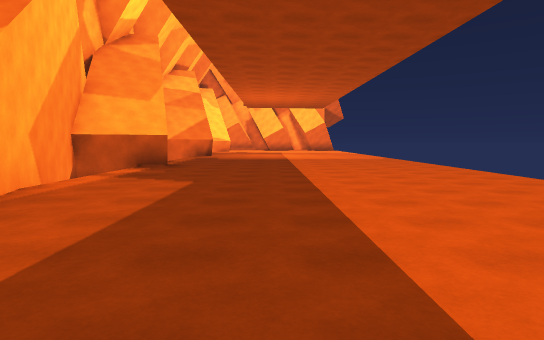
view 1 (above)

12 first-person views from a walk through a Unity game level. The camera is 1.4 m above the floor, tilts 4° down and sees 75° across. The floor is counted in squares, 2 m on a side. Each view is taken from the middle of a square. On the plan, view 1 faces up. The plan holds only what a view shows up to about 11 squares ahead; the rest is blank. The place goes on beyond the plan.

view 2
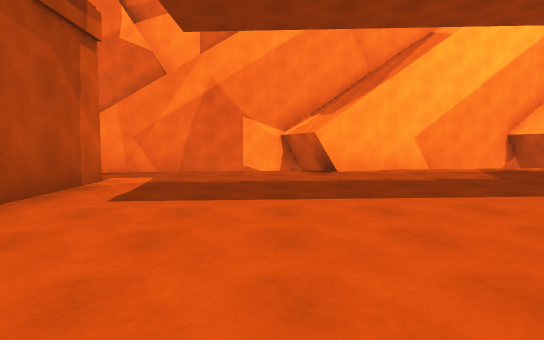

view 3
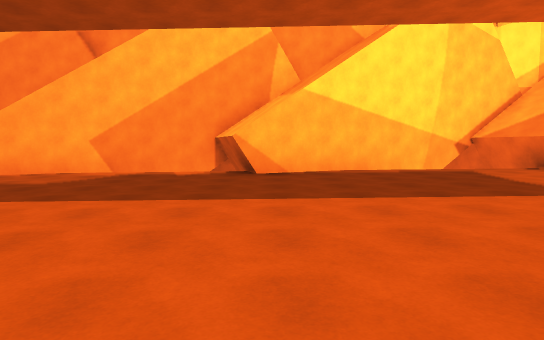

view 4
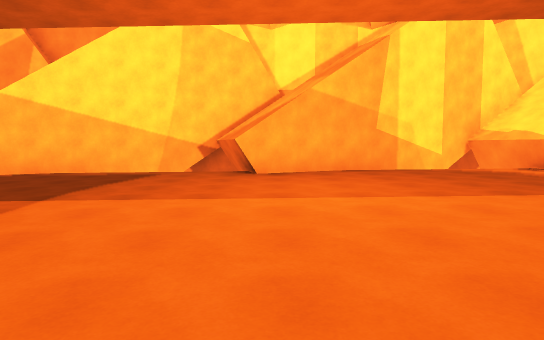

view 5
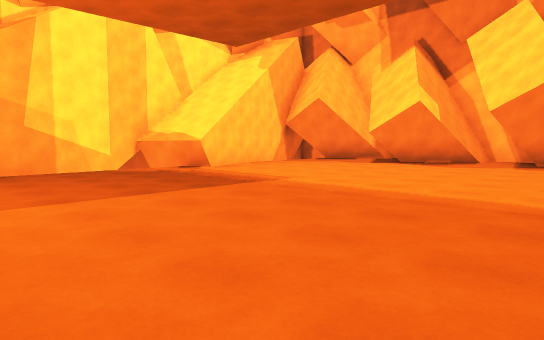

view 6
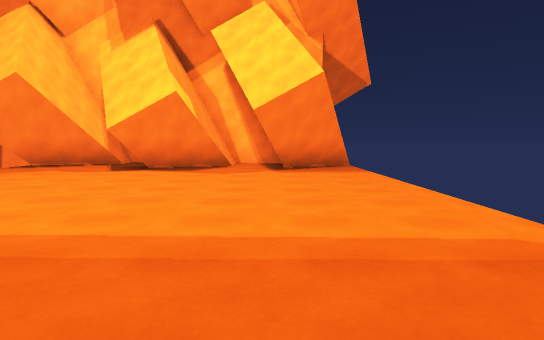

view 7
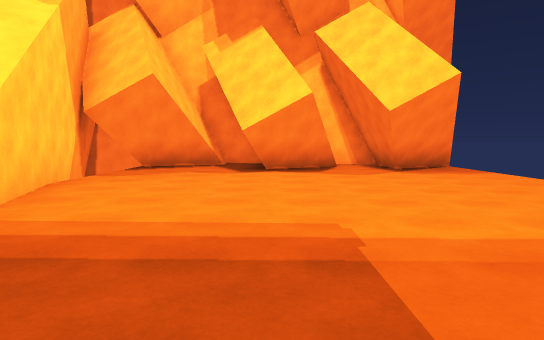

view 8
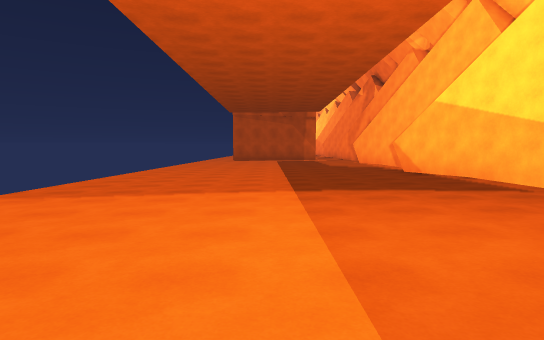

view 9
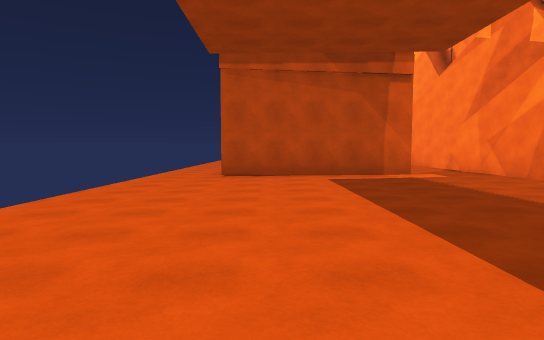

view 10
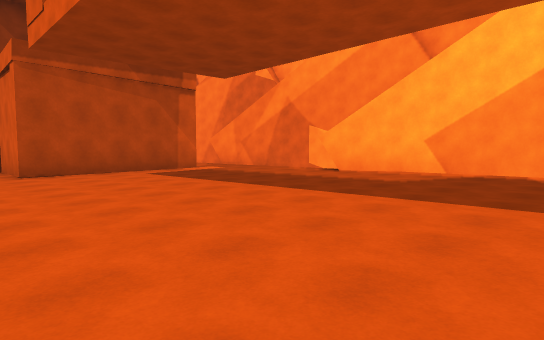

view 11
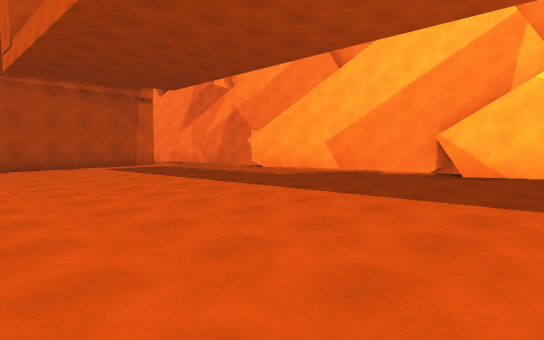

view 12
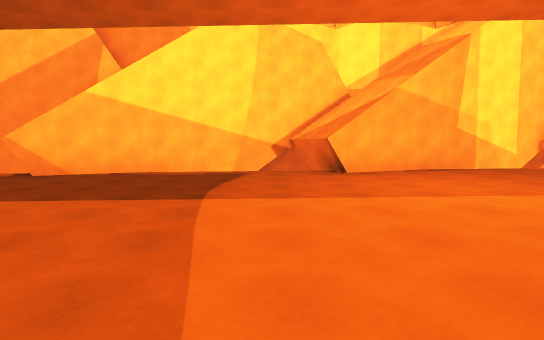

### Floor plan
Key: @ floor where view 1 was taken; # wall or solid block; . main floor; : floor 0.25 m higher than the main floor; - floor 0.25 m lower than the main floor; + floor 0.5 m higher than the main floor; _ floor 0.5 m lower than the main floor; v drop or lower ground.
Columns run from 5 left of view 1 to 5 right of it. Each row starts with its distance up from view 1.
 30   ##+ #:###
 29 #v#+:##:##:
 28  v+::::::::
 27  #:::::::::
 26  #:::::::::
 25  #:::::::::
 24  ##::::::::
 23 ###::::::::
 22 # ::::::::.
 21 #v:::::::..
 20 ##::::::...
 19  #::::.....
 18  #:::......
 17  ##:.......
 16 ###.......
 15 # .........
 14 #v.........
 13 ##.........
 12  #.........
 11  #.........
 10  ##.......-
  9 ###......--
  8 #v......---
  7 ##.....----
  6  #...------
  5  #..-------
  4  #.--------
  3 ###--------
  2 # ---------
  1 #v---------
  0 ##---@-----
 -1  #---------
 -2  #--#####-_
 -3  #-     #__
 -4         #

Where each view was taken, in squares from view 1:
view 1: 0 up, 0 right, facing up
view 2: 2 up, 5 right, facing left
view 3: 10 up, 5 right, facing left
view 4: 17 up, 5 right, facing left
view 5: 18 up, 5 right, facing up-left
view 6: 20 up, 3 right, facing up
view 7: 20 up, 0 right, facing up
view 8: 20 up, 1 right, facing down
view 9: 8 up, 2 right, facing down
view 10: 9 up, 5 right, facing down-left
view 11: 12 up, 5 right, facing down-left
view 12: 15 up, 5 right, facing left
